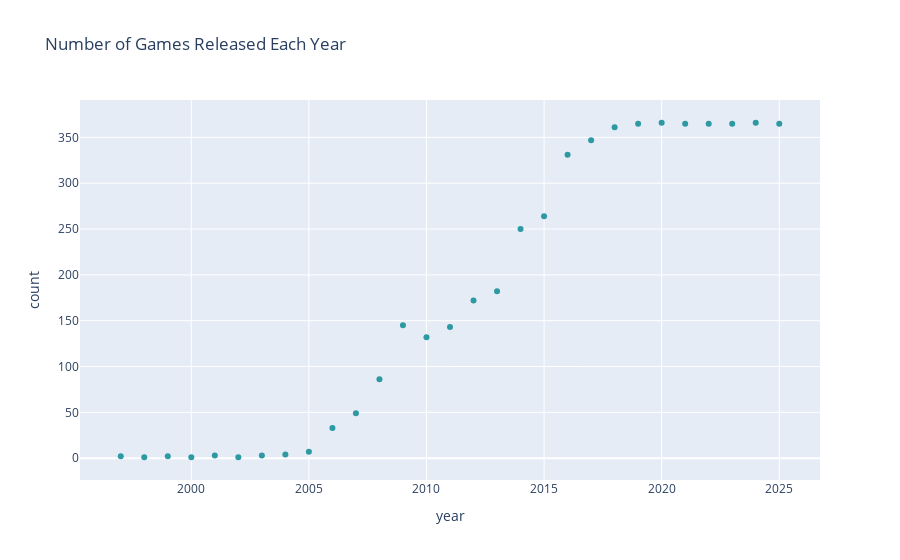

Notebook source saved alongside this figure:
### Code cell
stgfin=stgfin[:-1]

### Figure 1 — Plotly figure (JSON) as saved in the notebook; plotly's stock layout.template omitted (floating-point values rounded to 4 significant figures)
{"data": [{"hovertemplate": "year=%{x}<br>count=%{y}<extra></extra>", "legendgroup": "", "marker": {"color": "#2c99a3", "symbol": "circle"}, "mode": "markers", "name": "", "orientation": "v", "showlegend": false, "type": "scatter", "x": [1997, 1998, 1999, 2000, 2001, 2002, 2003, 2004, 2005, 2006, 2007, 2008, 2009, 2010, 2011, 2012, 2013, 2014, 2015, 2016, 2017, 2018, 2019, 2020, 2021, 2022, 2023, 2024, 2025], "xaxis": "x", "y": [2, 1, 2, 1, 3, 1, 3, 4, 7, 33, 49, 86, 145, 132, 143, 172, 182, 250, 264, 331, 347, 361, 365, 366, 365, 365, 365, 366, 365], "yaxis": "y"}], "layout": {"legend": {"tracegroupgap": 0}, "title": {"text": "Number of Games Released Each Year"}, "xaxis": {"anchor": "y", "domain": [0, 1], "title": {"text": "year"}}, "yaxis": {"anchor": "x", "domain": [0, 1], "title": {"text": "count"}}}}
